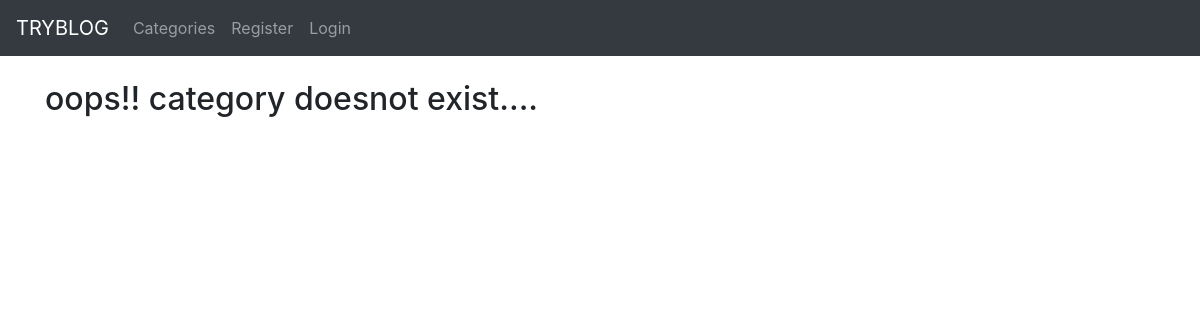
Before: /category/cricket/ with the older database file.
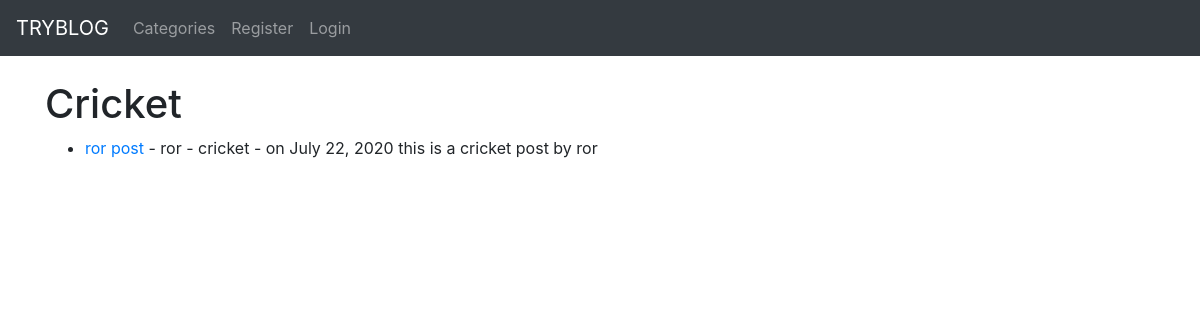
After: the same page with the newer database file.
### myblog/models.py (models this page shows, shortened)
class Post(models.Model):
    title = models.CharField(max_length=255)
    title_tag = models.CharField(max_length=255)
    author = models.ForeignKey(User, on_delete=models.CASCADE)
    body = RichTextField(blank = True, null = True)
    post_date = models.DateField(auto_now_add=True)
    category = models.CharField(max_length=255,default='coding')
    snippets = models.CharField(max_length=255)
    likes = models.ManyToManyField(User,related_name='blog_post')

### myblog/views.py (the view)
# urls.py: path('category/<str:cats>/',CategoryView,name="category"),
def CategoryView(request, cats):
    category_posts = Post.objects.filter(category=cats.replace('-',' '))
    return render(request,'categories.html',{'cats':cats.title().replace('-',' '), 'category_posts': category_posts})

### myblog/templates/categories.html (shortened to what this page needs)
{% extends 'base.html'%}
{% block content %}
{% if category_posts %}
<h1>{{cats}}</h1>
<ul>
{% for post in category_posts %}
<li><a href="{% url 'article-details' post.pk %}">
    {{post.title}}</a>
    - {{post.author}}
    - {{post.category}}
    - on {{ post.post_date }}
    {{post.body|slice:":200"|safe}}
 </li>
 {% endfor %}
</ul>
{% else %}
<h2>oops!! category doesnot exist....</h2>
{% endif %}
{% endblock %}

Changed rows visible on the page:
added Post: category "Cricket", title "ror post", author "ror", category "cricket", post_date "July 22, 2020", body "this is a cricket post by ror"
Other visible differences:
text no longer shown: "oops!! category doesnot exist...."
